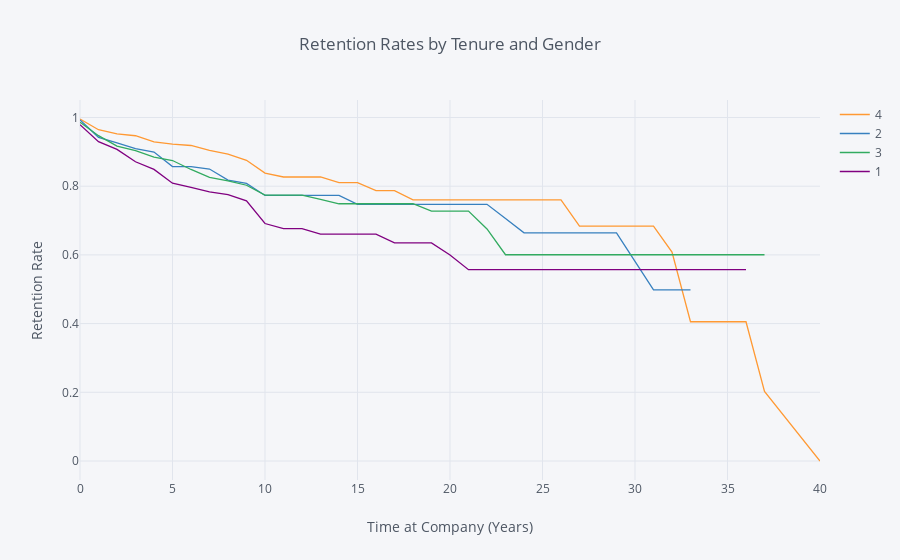

Source (notebook cell):
### Markdown cell above
## 6. Let's find out how job satisfaction affects retention rates. Generate and plot survival curves for each level of job satisfaction by number of years at the company.

### Code cell
rates = survival(data, 'JobSatisfaction', 'YearsAtCompany', 'Attrition')

rates.iplot(kind='line', xTitle='Time at Company (Years)', yTitle='Retention Rate',
            title='Retention Rates by Tenure and Gender')

### Figure 1 — Plotly figure (JSON) as saved in the notebook; plotly's stock layout.template omitted (floating-point values rounded to 4 significant figures)
{"data": [{"line": {"color": "rgba(255, 153, 51, 1.0)", "dash": "solid", "shape": "linear", "width": 1.3}, "mode": "lines", "name": "4", "text": "", "type": "scatter", "uid": "be350d27-c49c-4c6e-95ab-a2a3f6a69c58", "x": [0, 1, 2, 3, 4, 5, 6, 7, 8, 9, 10, 11, 12, 13, 14, 15, 16, 17, 18, 19, 20, 21, 22, 23, 24, 25, 26, 27, 29, 30, 31, 32, 33, 34, 36, 37, 40], "y": [0.9956, 0.9645, 0.9523, 0.9469, 0.929, 0.9226, 0.9185, 0.9043, 0.8933, 0.8754, 0.838, 0.8268, 0.8268, 0.8268, 0.8103, 0.8103, 0.7872, 0.7872, 0.76, 0.76, 0.76, 0.76, 0.76, 0.76, 0.76, 0.76, 0.76, 0.684, 0.684, 0.684, 0.684, 0.608, 0.4053, 0.4053, 0.4053, 0.2027, 0]}, {"line": {"color": "rgba(55, 128, 191, 1.0)", "dash": "solid", "shape": "linear", "width": 1.3}, "mode": "lines", "name": "2", "text": "", "type": "scatter", "uid": "2da1b614-3c48-48b7-a995-69ca17cdd56f", "x": [0, 1, 2, 3, 4, 5, 6, 7, 8, 9, 10, 11, 12, 13, 14, 15, 16, 17, 18, 19, 20, 21, 22, 23, 24, 25, 26, 27, 29, 30, 31, 32, 33, 34, 36, 37, 40], "y": [0.9929, 0.9423, 0.9263, 0.9091, 0.8996, 0.8573, 0.8573, 0.85, 0.8179, 0.8083, 0.7731, 0.7731, 0.7731, 0.7731, 0.7731, 0.7474, 0.7474, 0.7474, 0.7474, 0.7474, 0.7474, 0.7474, 0.7474, 0.7059, 0.6643, 0.6643, 0.6643, 0.6643, 0.6643, 0.5813, 0.4983, 0.4983, 0.4983, "", "", "", ""]}, {"line": {"color": "rgba(50, 171, 96, 1.0)", "dash": "solid", "shape": "linear", "width": 1.3}, "mode": "lines", "name": "3", "text": "", "type": "scatter", "uid": "48666d6f-fbbf-414f-b6b5-33058e19b873", "x": [0, 1, 2, 3, 4, 5, 6, 7, 8, 9, 10, 11, 12, 13, 14, 15, 16, 17, 18, 19, 20, 21, 22, 23, 24, 25, 26, 27, 29, 30, 31, 32, 33, 34, 36, 37, 40], "y": [0.9864, 0.9471, 0.917, 0.9033, 0.8849, 0.8748, 0.8487, 0.8259, 0.8157, 0.8028, 0.7739, 0.7739, 0.7739, 0.7618, 0.7489, 0.7489, 0.7489, 0.7489, 0.7489, 0.7275, 0.7275, 0.7275, 0.6755, 0.6005, 0.6005, 0.6005, 0.6005, 0.6005, 0.6005, 0.6005, 0.6005, 0.6005, 0.6005, 0.6005, 0.6005, 0.6005, ""]}, {"line": {"color": "rgba(128, 0, 128, 1.0)", "dash": "solid", "shape": "linear", "width": 1.3}, "mode": "lines", "name": "1", "text": "", "type": "scatter", "uid": "a6d08ed9-0de6-4c3f-85a3-248cc37c5e38", "x": [0, 1, 2, 3, 4, 5, 6, 7, 8, 9, 10, 11, 12, 13, 14, 15, 16, 17, 18, 19, 20, 21, 22, 23, 24, 25, 26, 27, 29, 30, 31, 32, 33, 34, 36, 37, 40], "y": [0.9792, 0.9297, 0.9071, 0.8711, 0.8489, 0.8087, 0.7965, 0.7833, 0.7752, 0.7572, 0.6913, 0.6766, 0.6766, 0.6605, 0.6605, 0.6605, 0.6605, 0.6351, 0.6351, 0.6351, 0.5998, 0.557, 0.557, 0.557, 0.557, 0.557, 0.557, 0.557, 0.557, 0.557, 0.557, 0.557, 0.557, 0.557, 0.557, "", ""]}], "layout": {"legend": {"bgcolor": "#F5F6F9", "font": {"color": "#4D5663"}}, "paper_bgcolor": "#F5F6F9", "plot_bgcolor": "#F5F6F9", "title": {"font": {"color": "#4D5663"}, "text": "Retention Rates by Tenure and Gender"}, "xaxis": {"gridcolor": "#E1E5ED", "showgrid": true, "tickfont": {"color": "#4D5663"}, "title": {"font": {"color": "#4D5663"}, "text": "Time at Company (Years)"}, "zerolinecolor": "#E1E5ED"}, "yaxis": {"gridcolor": "#E1E5ED", "showgrid": true, "tickfont": {"color": "#4D5663"}, "title": {"font": {"color": "#4D5663"}, "text": "Retention Rate"}, "zerolinecolor": "#E1E5ED"}}}
